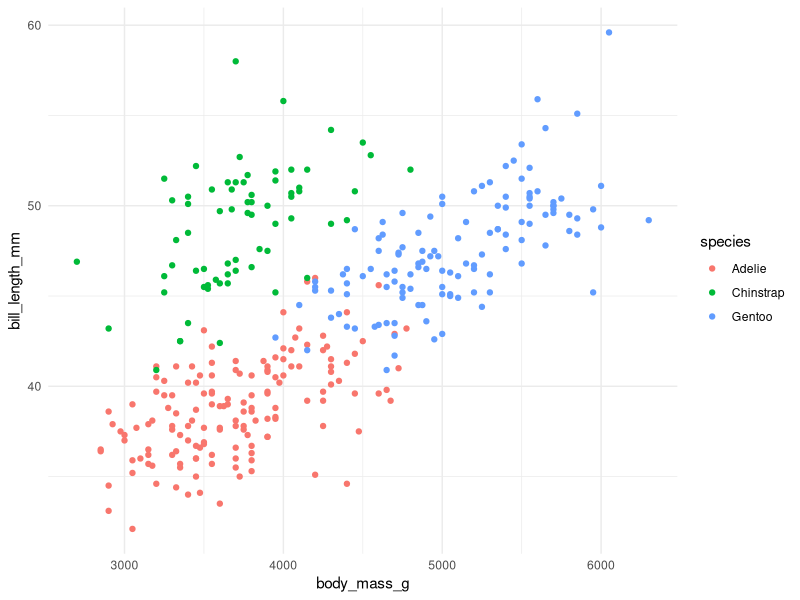
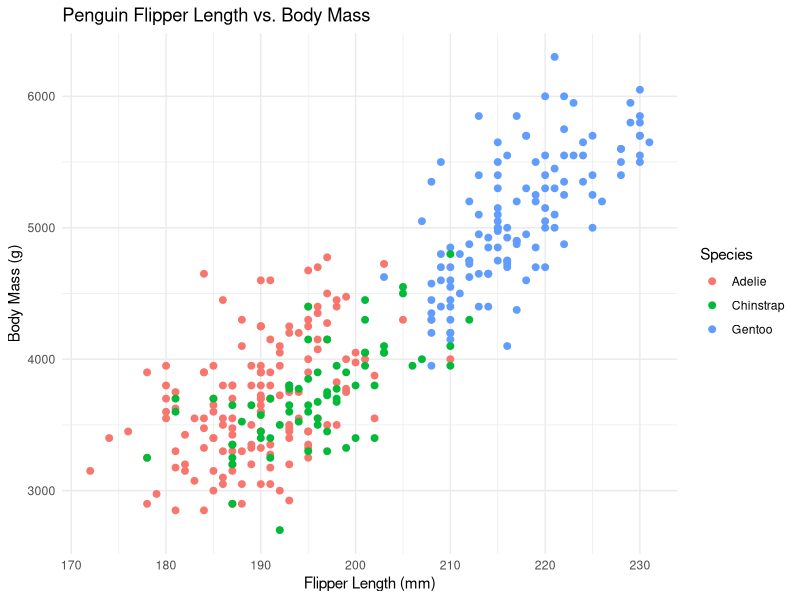

Reproduce these figures in R, in order.
## ---- chunk 1
#| label: setup
#| message: false
library(tidyverse)
library(palmerpenguins)
## ---- chunk 2
# Make your agreed-upon plot here, e.g.:
# penguins |> ggplot(aes(x = species, y = body_mass_g, fill = species)) + geom_boxplot()
## ---- chunk 3
penguins |> 
  ggplot(
    aes(x = body_mass_g, y = bill_length_mm)
  ) +
  geom_point(aes(color = species)) +
  theme_minimal()
## ---- chunk 4
ggplot(penguins, aes(x = flipper_length_mm, y = body_mass_g, color = species)) +
  geom_point(na.rm = TRUE, size = 2) +
  labs(
    title = "Penguin Flipper Length vs. Body Mass",
    x = "Flipper Length (mm)",
    y = "Body Mass (g)",
    color = "Species"
  ) +
  theme_minimal()
